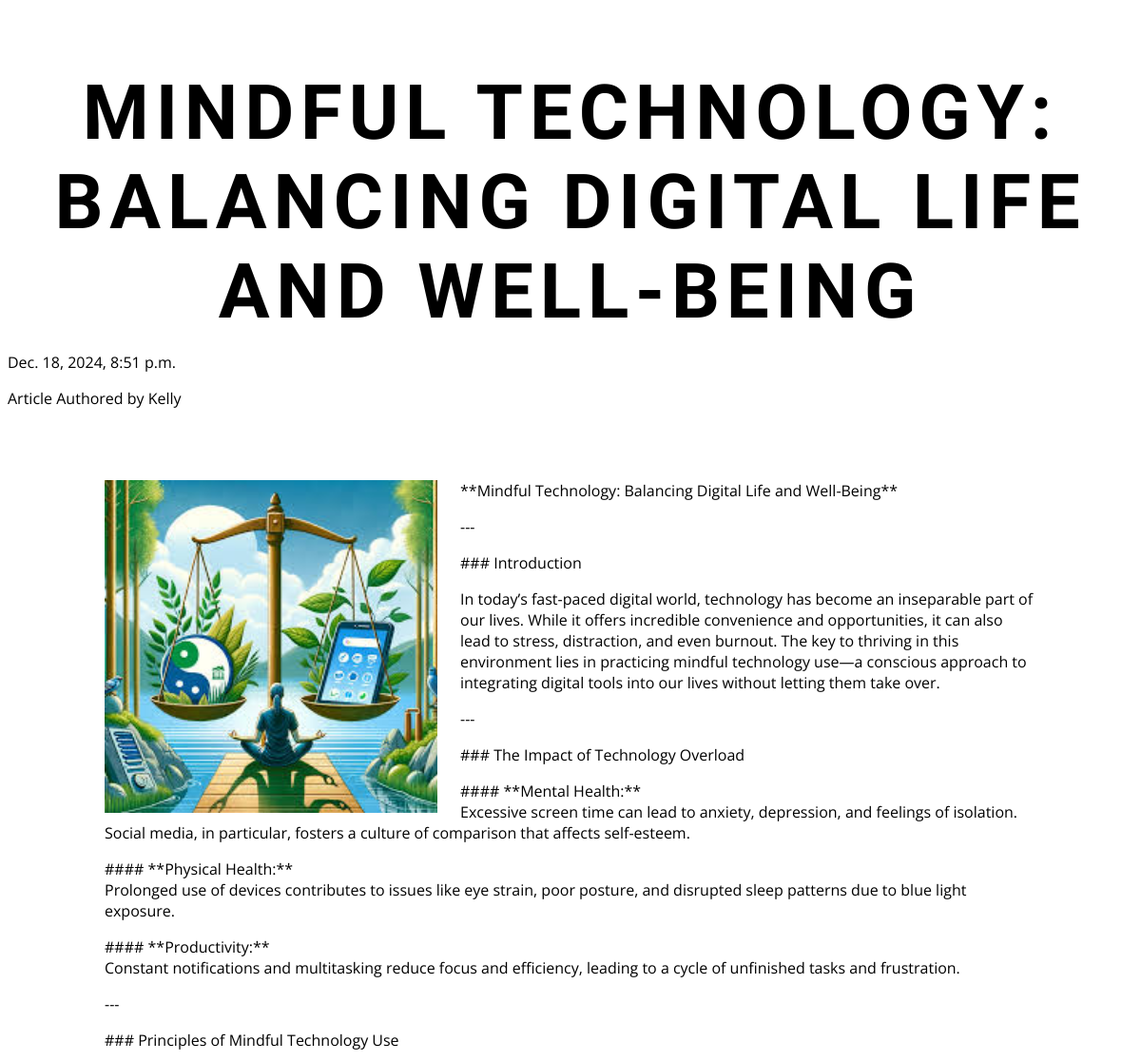
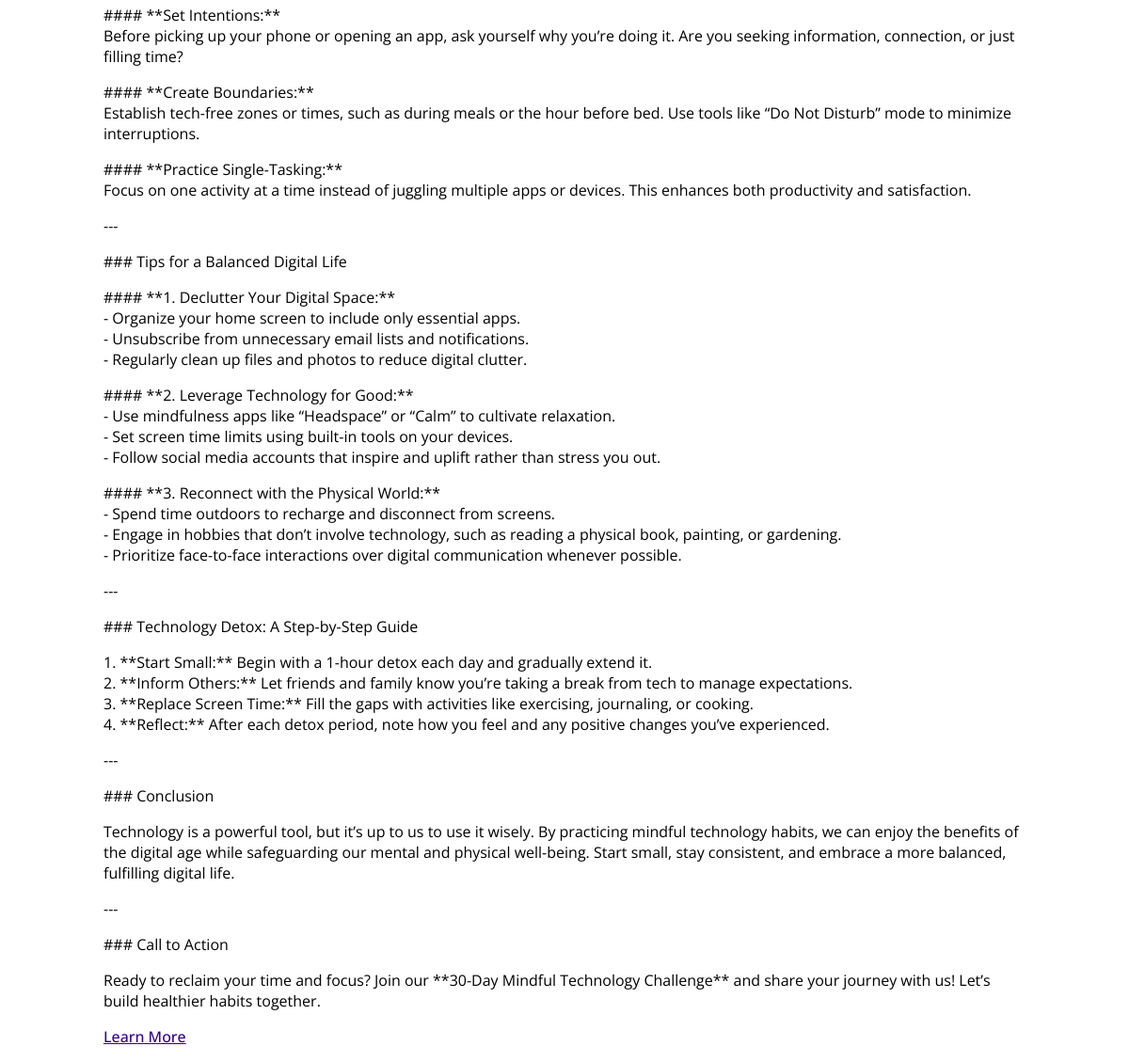
The page /blog/post/5/ on the database its author committed (2 pictures, top to bottom).
### blog/models.py (models this page shows, shortened)
class Post(models.Model):
    title = models.CharField(max_length=200)
    text = models.TextField(validators=[validate_links_in_text])  # Moved validation here
    date = models.DateTimeField(auto_now_add=True)
    author = models.CharField(max_length=100)
    image = models.ImageField(upload_to='images/', blank=True, null=True)
    class Meta:
        ordering = ['-date']
        verbose_name = 'Пост'
        verbose_name_plural = 'Посты'

### blog/views.py (the view)
# urls.py: path('post/<int:pk>/', views.post_detail, name='post_detail'),
def post_detail(request, pk):
    post = get_object_or_404(Post, pk=pk)
    context = {'post': post}
    return render(request, 'blog/post_detail.html', context)

### templates/blog/post_detail.html (shortened to what this page needs)
{% load static %}
<!DOCTYPE html>
<html lang="en">
  <head>
    <link rel="stylesheet" href="{% static 'assets/singlePost.css'%}" media="screen" />
  </head>
  <body>
    <h1 class="title">{{ post.title }}</h1>
    <p class="date">{{ post.date }}</p>
    <p class="author">Article Authored by {{ post.author }}</p>
    <section data-page-name="about" class="page default">
      {% if post.image %}
      <img class="profile-img" src="{{ post.image.url }}" alt="{{ post.title }}" />
      {% endif %}
      <div class="about-me">
          {% load humanize %}
          <article>
              <p>{{ post.text|urlize|linebreaks }}</p>
          </article>
      </div>
    </section>
  </body>
</html>

### static/assets/singlePost.css (style rules this page uses)
body { font-family: "Open Sans"; }
img { max-width: 100%; height: auto; }
.title, .loading-title { text-align: center; text-transform: uppercase; font-size: 5em; letter-spacing: 0.085em; margin: 4.5rem 0 1rem; }
.title, .loading-title, .subtitle { font-family: "Fjalla One"; }
.profile-img { float: left; width: 350px; margin-right: 1.5em; display: block; }
.page { max-width: 980px; padding: 0 20px; margin: 75px auto 0; }
.page a { color: #000; }
.about-me { margin: 20px 0 0; }
.about-me a { text-decoration: underline; color: #330092; font-weight: 500; margin-block: 1.25rem; }

### rows shown on the page
Post: title "MINDFUL TECHNOLOGY: BALANCING DIGITAL LIFE AND WELL-BEING", date "Dec. 18, 2024, 8:51 p.m.", author "Kelly", image (picture), text "**Mindful Technology: Balancing Digital Life and Well-Being** --- ### Introduction In today’s fast-paced digital world, technology has become an inseparable part of our lives. While it offers incredible convenience and opportunities, it can also lead to stress, distraction, and even burnout. The key to thriving in this environment lies in practicing mindful technology use—a conscious approach to integrating digital tools into our lives without letting them take over. --- ### The Impact of Technology Overload #### **Mental Health:** Excessive screen time can lead to anxiety, depression, and feelings of isolation. Social media, in particular, fosters a culture of comparison that affects…"
